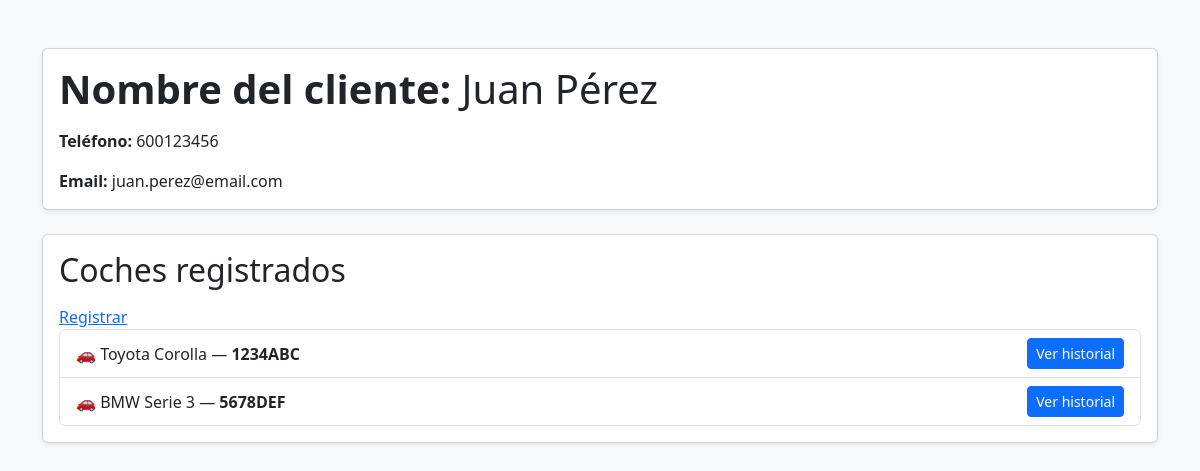
The app's page /gestion/clientes/2/ with its own data.
### app_gestion_taller/models.py (models this page shows, shortened)
class Cliente(models.Model):
    nombre = models.CharField(max_length=100)
    email = models.EmailField(unique=True)
    telefono = models.CharField(max_length=20)

class Coche(models.Model):
    cliente = models.ForeignKey(Cliente, on_delete=models.CASCADE)
    marca = models.CharField(max_length=50)
    modelo = models.CharField(max_length=50)
    matricula = models.CharField(max_length=10, primary_key=True)

### app_gestion_taller/views.py (the view)
# urls.py: path('clientes/<int:cliente_id>/', buscar_clienteById, name='buscar_cliente_id'),
def buscar_clienteById(request, cliente_id):
    if request.method != "GET":
        return JsonResponse({"error": "Método no permitido"}, status=405)
    try:
        cliente = Cliente.objects.all().get(id = cliente_id)
        coches = Coche.objects.filter(cliente=cliente)
        dirCliente = {
                        'cliente': cliente,
                        'coches': coches
                     }
        return render(request, 'app_gestion_taller/info_cliente.html', dirCliente)
    except Cliente.DoesNotExist:
        return JsonResponse({"message": "El cliente filtrado no existe."}, status=404)

### templates/app_gestion_taller/info_cliente.html (shortened to what this page needs)
<!DOCTYPE html>
<!DOCTYPE html>
<html lang="es">
<head>
    <link href="https://cdn.jsdelivr.net/npm/bootstrap@5.3.3/dist/css/bootstrap.min.css" rel="stylesheet">
</head>
<body class="bg-light">
<div class="container mt-5">
    <div class="card shadow-sm mb-4">
        <div class="card-body">
            <h1 class="card-title mb-3">
                <strong>Nombre del cliente:</strong> {{ cliente.nombre }}
            </h1>
            <p class="card-text">
                <strong>Teléfono:</strong> {{ cliente.telefono }}
            </p>
            <p class="card-text">
                <strong>Email:</strong> {{ cliente.email }}
            </p>
        </div>
    </div>
    <div class="card shadow-sm">
        <div class="card-body">
            <h2 class="card-title mb-3">Coches registrados</h2>
            <a href="{% url 'formulario_registro_coche' %}">Registrar</a>
            {% if coches %}
                <ul class="list-group">
                    {% for coche in coches %}
                    <li class="list-group-item d-flex justify-content-between align-items-center">
                        <span>
                            🚗 {{ coche.marca }} {{ coche.modelo }} — <strong>{{ coche.matricula }}</strong>
                        </span>
                        <a href="{% url 'historial_cliente_id' cliente.id %}"
                           class="btn btn-sm btn-primary">
                            Ver historial
                        </a>
                    </li>
                    {% endfor %}
                </ul>
            {% else %}
                <div class="alert alert-info mt-3">
                    Este cliente no tiene coches registrados en el taller.
                </div>
            {% endif %}
        </div>
    </div>
</div>
</body>
</html>

### records on screen
Cliente: nombre "Juan Pérez", telefono "600123456", email "juan.perez@email.com"
Coche: marca "Toyota", modelo "Corolla", matricula "1234ABC"
Coche: marca "BMW", modelo "Serie 3", matricula "5678DEF"
